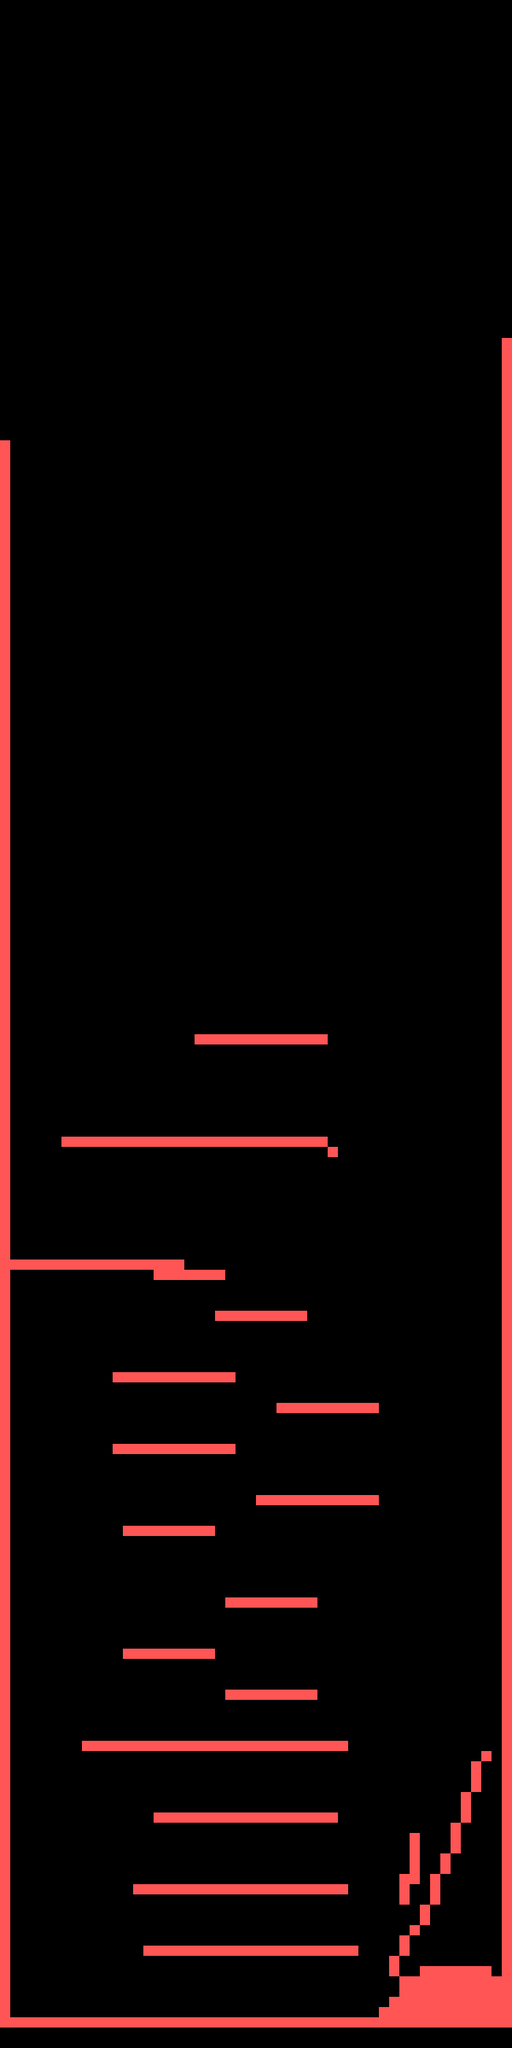

This game map was drawn from its Tiled (.tmx) file and the tilesets committed beside it. A one-line description and the trimmed map source follow:
An orthogonal 50x200 tile map with 16x16 px tiles, 1 tile layer (Foreground) and 1 object (player_start).

<map version="1.0" tiledversion="1.1.4" orientation="orthogonal" renderorder="right-down" width="50" height="200" tilewidth="16" tileheight="16" infinite="0" nextobjectid="2">
 <tileset firstgid="1" name="daMapShit" tilewidth="16" tileheight="16" tilecount="8" columns="4">
  <grid orientation="orthogonal" width="32" height="32" />
  <image source="tileset.png" width="64" height="32" />
 </tileset>
 <layer name="Foreground" width="50" height="200">
  <properties>
   <property name="tileset" value="daMapShit" />
  </properties>
  <data>[10000 cells, 689 non-empty, 2 distinct tile ids]</data>
 </layer>
 <objectgroup name="Objects">
  <object id="1" name="player_start" type="player_start" x="392" y="3088" />
 </objectgroup>
</map>
